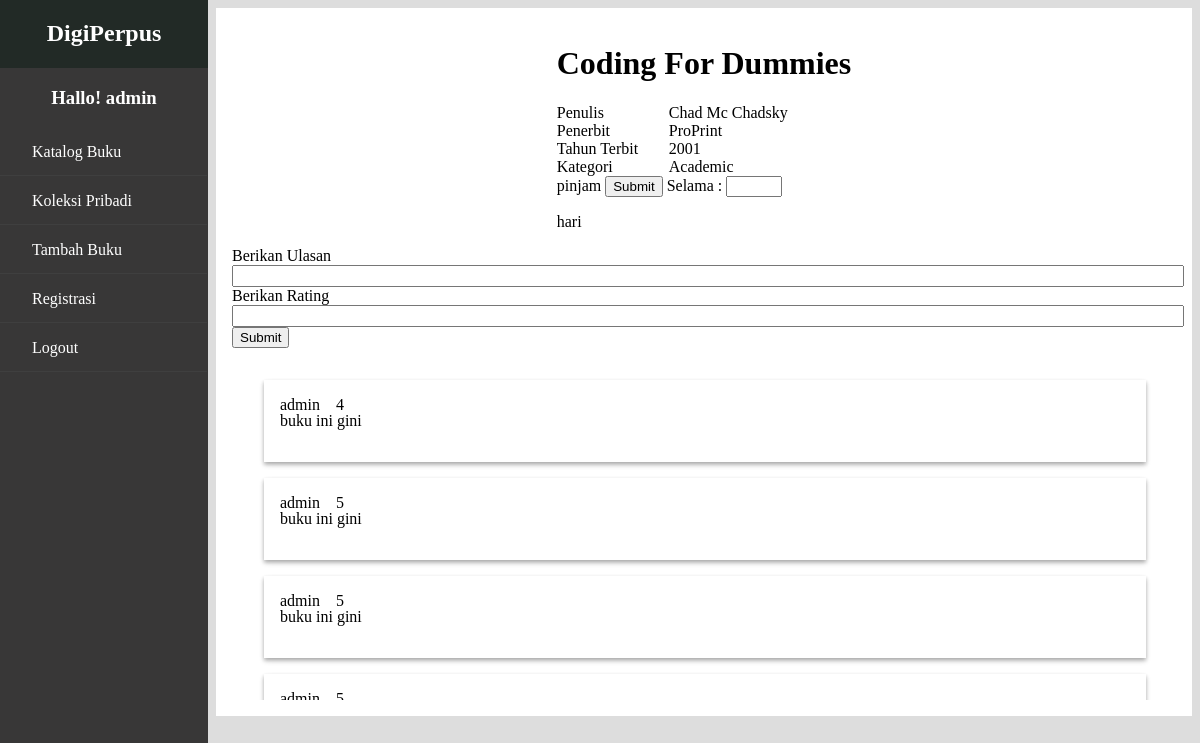
The page /PerpustakaanDigital/book.php?id=27 (signed in) on the database its author committed.
### tables this page shows
CREATE TABLE `tb_buku` (
  `BukuID` int(11) NOT NULL,
  `Judul` varchar(255) NOT NULL,
  `Penulis` varchar(255) NOT NULL,
  `Penerbit` varchar(255) NOT NULL,
  `TahunTerbit` int(11) NOT NULL
);

CREATE TABLE `tb_kategori` (
  `KategoriID` int(11) NOT NULL,
  `NamaKategori` varchar(255) NOT NULL
);

### PerpustakaanDigital/book.php (the view, shortened to what this page needs)
<?php
 $db = new dbObj();
 $conn = $db->getConnString();
 $id = $_GET["id"];
 $petugassHidden = "hidden";
 $hidden = "hidden";
 $sql = "SELECT
        tb_buku.BukuID,
        tb_buku.Judul,
        tb_buku.Penulis,
        tb_buku.Penerbit,
        tb_buku.TahunTerbit,
        tb_kategori.NamaKategori
        FROM tb_buku
        JOIN tb_kategoribuku_relasi
        ON tb_kategoribuku_relasi.BukuID =tb_buku.BukuID
        JOIN tb_kategori
        ON tb_kategori.KategoriID = tb_kategoribuku_relasi.KatergoriID
        WHERE tb_buku.BukuID = '$id'";
 $query = mysqli_query($conn, $sql);
 $result = mysqli_fetch_assoc($query);
 switch($_SESSION['Status']){
    case 'Admin':
      $hidden = "";
      $petugassHidden = "";
    break;
  }
?>
<!DOCTYPE html>
<html lang="en">
<head>
    <link rel="stylesheet" href="css/index.css">
</head>
<body>
    <div class="nav-container">
      <H2 class="nav-judul">DigiPerpus</H2>
      <h3 class="nav-username">Hallo! <?php echo $_SESSION['Username']?></h3>
      <div class="nav-item"><a href="index.php" class="nav-link">Katalog Buku</a></div>
      <div class="nav-item"><a href="koleksi.php" class="nav-link">Koleksi Pribadi</a></div>
      <div class="nav-item"  <?php echo $hidden ?>><a href="addProduk.php" class="nav-link">Tambah Buku</a></div>
      <div class="nav-item"  <?php echo $petugassHidden ?>><a href="registration.php" class="nav-link">Registrasi</a></div>
      <div class="nav-item"><a href="v1/logout.php" class="nav-link">Logout</a></div>
  </div>
  <div class="main-container">
    <div class="buku-container">
      <h1 class="buku-judul"><?php echo $result["Judul"]  ?></h1>
        <div class="data-container">
          <p class="buku-item">Penulis       </p>
          <p class="buku-data"><?php echo $result["Penulis"]  ?></P>
        </div>
        <div class="data-container">
          <p class="buku-item">Penerbit      </p>
          <p class="buku-data"><?php echo $result["Penerbit"]  ?></p>
        </div>
        <div class="data-container">
          <p class="buku-item">Tahun Terbit </p>
          <p class="buku-data"><?php echo $result["TahunTerbit"]  ?></p>
        </div>
        <div class="data-container">
          <p class="buku-item">Kategori     </p>
          <p class="buku-data"><?php echo $result["NamaKategori"]  ?></p>
        </div>
          <form action="v1/pinjam.php" method="POST">
              <label for="submit">pinjam</label>
              <input type="submit" name="submit">
              <label for="days">Selama :</label>
              <input type="number" name="days" min="1" max="30">
              <p>hari</p>
          </form>
    </div>
    <form action="v1/inputUlasan.php" method="POST">
      <label for="ulasan" class="input-label">Berikan Ulasan</label>
        <input type="text" name="ulasan" class="input">
      <label for="bintang" class="input-label">Berikan Rating</label>
        <input type="number" name="bintang" min="0" max="5" class="input">
        <input type="submit" name="submit">
    </form>
   <div class="comment-section">
    <?php
    $sql ="SELECT tb_ulasanbuku.Ulasan,
                  tb_ulasanbuku.Rating,
                  tb_user.Username
            FROM tb_ulasanbuku
            JOIN tb_user
            ON tb_ulasanbuku.UserID = tb_user.UserID
            WHERE tb_ulasanbuku.BukuID = '$id'";
    $query = mysqli_query($conn, $sql);
    foreach($query as $data) {
        ?>
          <div class="comment-container">
            <div class="comment-header">
                <p class="comment-username"><?php echo $data["Username"] ?></p>
                <p class="comment-rating"><?php echo $data["Rating"] ?></p>
            </div>
            <div class="comment-body">
                <p class="comment-item"><?php echo $data["Ulasan"] ?></p>
            </div>
          </div>
     <?php
    }
    ?>
     </div>
  </div>
</body>
</html>

### PerpustakaanDigital/css/index.css (style rules this page uses)
body { background-color: #ddd; }
.nav-container { height: 120%; width: 13rem; background-color: rgb(56, 55, 55); color: white; display: flex; flex-direction: column; margin-top: -2rem; margin-left: -0.5rem; margin-right: 2rem; position: fixed; }
.nav-judul { display: flex; justify-content: center; background-color: rgb(34, 42, 38); margin-top: 0.1; margin-bottom: 0; padding-top: 1.5rem; height: 3rem; }
.nav-username { display: flex; justify-content: center; }
.nav-item { list-style: none; width: 84%; height: 2rem; padding-left: 2rem; padding-top: 1rem; border-bottom: 1px solid rgb(63, 63, 63); }
.nav-link { color: white; text-decoration: none; display: flex; vertical-align: super; }
.main-container { background-color: white; padding: 1rem; margin-left: 13rem; }
.input-label { width: 8rem; }
.input { width: 100%; height: 1rem; }
.comment-section { height: 20rem; width: 100%; padding-left: 2rem; padding-top: 2rem; overflow-y: scroll; }
.comment-container { width: 90%; padding: 1rem; box-shadow: 0 2px 4px 0 rgba(0, 0, 0, 0.2), 0 3px 5px 0 rgba(0, 0, 0, 0.19); display: flex; flex-direction: column; justify-content: flex-start; height: fit-content; margin-bottom: 1rem; }
.comment-header { display: flex; flex-direction: row; height: 1rem; margin-bottom: -1rem; }
.comment-username { height: fit-content; margin-right: 1rem; margin-top: 0; margin-bottom: 0; }
.comment-rating { height: fit-content; margin-right: 1rem; margin-top: 0; margin-bottom: 0; }
.buku-container { display: grid; flex-direction: column; justify-content: center; align-content: center; }
.data-container { display: flex; flex-direction: row; }
.buku-item { width: 7rem; display: flex; flex-direction: row; margin-top: 0; margin-bottom: 0; }
.buku-data { margin-top: 0; margin-bottom: 0; }

### rows shown on the page
tb_buku: Judul "Coding For Dummies", Penulis "Chad Mc Chadsky", Penerbit "ProPrint", TahunTerbit "2001", tb_kategori.NamaKategori "Academic"

### other values the page prints
$_SESSION['Username'] "admin"
$data["Username"] "admin"
$data["Rating"] "4"
$data["Ulasan"] "buku ini gini"
$data["Rating"] "5"
